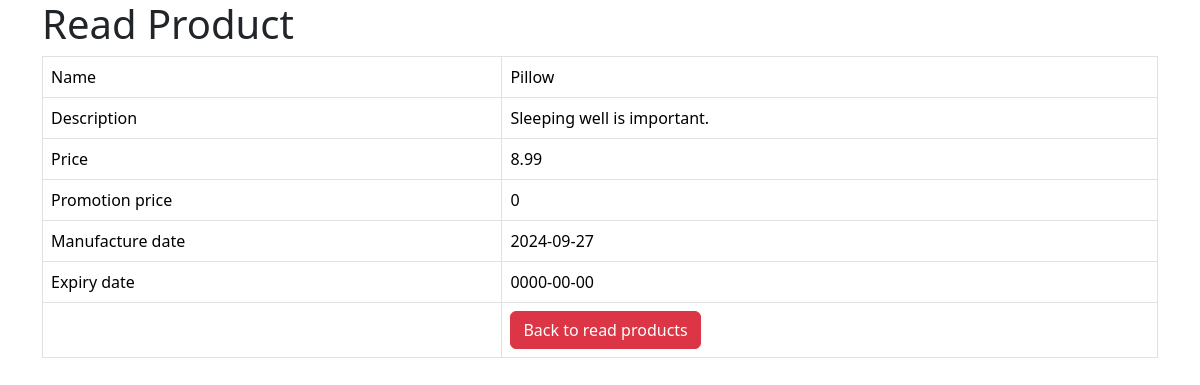
The app's page /product_details.php?id=8, older data.
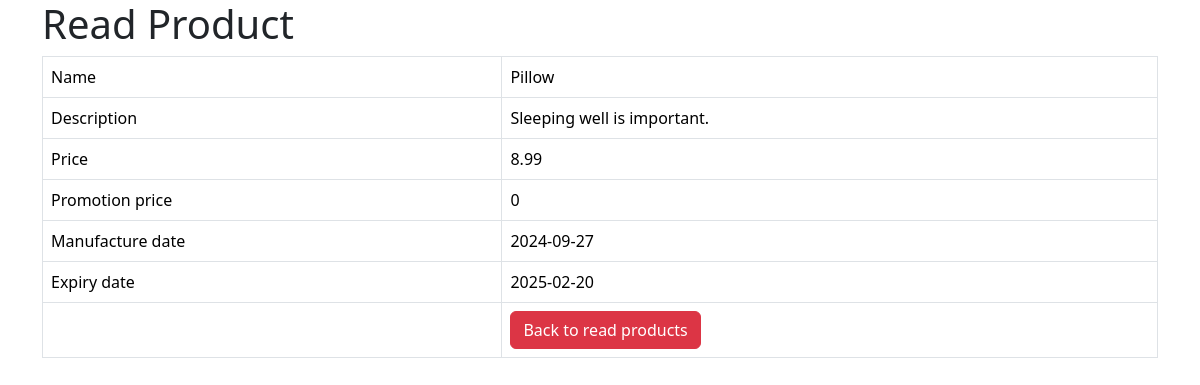
The same page, newer data.
### tables this page shows
CREATE TABLE IF NOT EXISTS `products` (
  `id` int NOT NULL AUTO_INCREMENT,
  `name` varchar(128) NOT NULL,
  `description` text NOT NULL,
  `product_cat` int NOT NULL,
  `price` double NOT NULL,
  `promotion_price` double NOT NULL,
  `manufacture_date` date NOT NULL,
  `expired_date` date NOT NULL,
  `created` datetime NOT NULL,
  `modified` timestamp NOT NULL DEFAULT CURRENT_TIMESTAMP ON UPDATE CURRENT_TIMESTAMP,
  PRIMARY KEY (`id`)
);

### product_details.php (the view, shortened to what this page needs)
<!DOCTYPE HTML>
<html>
<head>
    <link href="https://cdn.jsdelivr.net/npm/bootstrap@5.3.3/dist/css/bootstrap.min.css" rel="stylesheet">
</head>
<body>
    <div class="container">
        <div class="page-header">
            <h1>Read Product</h1>
        </div>
        <?php
        $id = isset($_GET['id']) ? $_GET['id'] : die('ERROR: Record ID not found.');
        include 'config/database.php';
        try {
            $query = "SELECT id, name, description, price, promotion_price, manufacture_date, expired_date FROM products WHERE id = ? LIMIT 0,1";
            $stmt = $con->prepare($query);
            $stmt->bindParam(1, $id);
            $stmt->execute();
            $row = $stmt->fetch(PDO::FETCH_ASSOC);
            $name = $row['name'];
            $description = $row['description'];
            $price = $row['price'];
            $promotion_price = $row['promotion_price'];
            $manufacture_date = $row['manufacture_date'];
            $expired_date = $row['expired_date'];
        }
        catch (PDOException $exception) {
            die('ERROR: ' . $exception->getMessage());
        }
        ?>
        <table class='table table-hover table-responsive table-bordered'>
            <tr>
                <td>Name</td>
                <td><?php echo $name;  ?></td>
            </tr>
            <tr>
                <td>Description</td>
                <td><?php echo $description;  ?></td>
            </tr>
            <tr>
                <td>Price</td>
                <td><?php echo $price;  ?></td>
            </tr>
            <tr>
                <td>Promotion price</td>
                <td><?php echo $promotion_price;  ?></td>
            </tr>
            <tr>
                <td>Manufacture date</td>
                <td><?php echo $manufacture_date;  ?></td>
            </tr>
            <tr>
                <td>Expiry date</td>
                <td><?php echo $expired_date;  ?></td>
            </tr>
            <tr>
                <td></td>
                <td>
                    <a href='product_listing.php' class='btn btn-danger'>Back to read products</a>
                </td>
            </tr>
        </table>
    </div>
</body>
</html>

Row changes from the older to the newer data that the page shows:
changed products "Pillow": expired_date "0000-00-00" → "2025-02-20"
